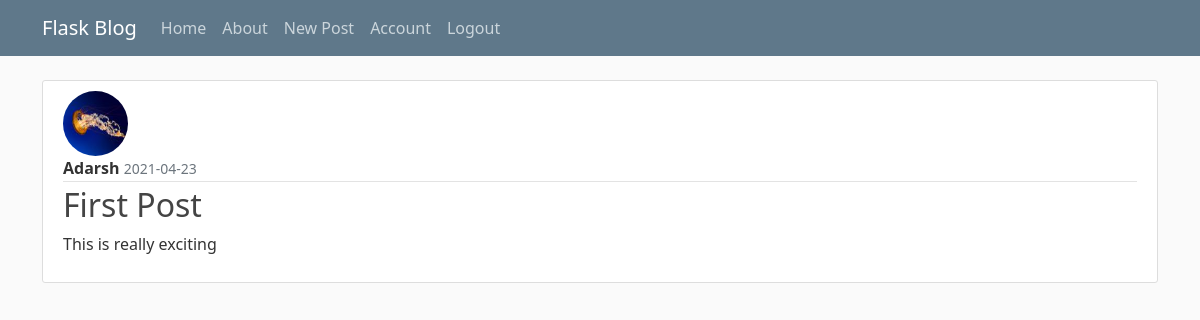
The page /post/1 (signed in) on the database its author committed.
### demo/models.py (models this page shows, shortened)
class User(db.Model, UserMixin):
    id = db.Column(db.Integer, primary_key=True)
    username = db.Column(db.String(15), unique=True, nullable=False)
    email = db.Column(db.String(100), unique=True, nullable=False)
    image_file = db.Column(db.String(60), nullable=False, default='default.jpg')
    password = db.Column(db.String(60), nullable=False)
    posts = db.relationship('Post', backref='author', lazy=True)

class Post(db.Model):
    id = db.Column(db.Integer, primary_key=True)
    title = db.Column(db.String(100), nullable=False)
    date_posted = db.Column(db.DateTime, nullable=False, default=datetime.utcnow)
    content = db.Column(db.Text, nullable=False)
    user_id = db.Column(db.Integer, db.ForeignKey('user.id'), nullable=False)

### demo/posts/routes.py (the view)
@posts.route("/post/<int:post_id>")
@login_required
def post(post_id):
    post = Post.query.get_or_404(post_id)
    return render_template('post.html', title=post.title, post=post)

### demo/models.py (called while the page is built)
@login_manager.user_loader
def load_user(user_id):
    return User.query.get(int(user_id))

### demo/templates/post.html (shortened to what this page needs)
{% extends "layout.html" %}
{% block content %}
	<article class="media content-section">
    <img class="rounded-circle article-img" src="{{ url_for('static', filename='profile_pics/' + post.author.image_file) }}">
    <div class="media-body">
      <div class="article-metadata">
        <strong>{{ post.author.username }}</strong>
        <small class="text-muted">{{ post.date_posted.strftime('%Y-%m-%d') }}</small>
      </div>
      <h2>{{ post.title }}</h2>
      <p class="article-content">{{ post.content }}</p>
    </div>
  </article>
{% endblock %}

### demo/static/main.css (style rules this page uses)
body { background: #fafafa; color: #333333; margin-top: 5rem; }
h1, h2, h3, h4, h5, h6 { color: #444444; }
.content-section { background: #ffffff; padding: 10px 20px; border: 1px solid #dddddd; border-radius: 3px; margin-bottom: 20px; }
.article-content { white-space: pre-line; }
.article-img { height: 65px; width: 65px; margin-right: 16px; }
.article-metadata { padding-bottom: 1px; margin-bottom: 4px; border-bottom: 1px solid #e3e3e3 }

### rows shown on the page
User: image_file (picture), author.username "Adarsh"
Post: date_posted "2021-04-23", title "First Post", content "This is really exciting"
